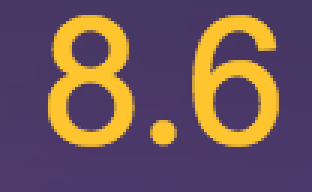
#> input picture opt/WX20180607-172930@2x.png, 104 x 64 px (shown 3 times larger)
$ python webfont.py
#> lines starting #> are read from the running program, lines starting #| are printed output that depends on the picture
### utils/requestshelper.py
# -*- coding: utf-8 -*-

import requests
from settings import PROXIES


class RequestsHelper(object):
    def __init__(self):
        pass

    @classmethod
    def get(cls, url, params=None, **kwargs):
        return requests.get(url, params, proxies=PROXIES, **kwargs)

    @classmethod
    def options(cls, url, **kwargs):
        return requests.options(url, proxies=PROXIES, **kwargs)

    @classmethod
    def head(cls, url, **kwargs):
        return requests.head(url, **kwargs)

    @classmethod
    def post(cls, url, data=None, json=None, **kwargs):
        return requests.post(url, data=data, json=json, proxies=PROXIES, **kwargs)

    @classmethod
    def put(cls, url, data=None, **kwargs):
        return requests.put(url, data=data, proxies=PROXIES, **kwargs)

    @classmethod
    def patch(cls, url, data=None, **kwargs):
        return requests.patch(url, data=data, proxies=PROXIES, **kwargs)

    @classmethod
    def delete(cls, url, **kwargs):
        return requests.delete(url, proxies=PROXIES, **kwargs)

### utils/webfont.py
# -*- coding: utf-8 -*-
import os
from utils.log import logging
from utils.requestshelper import RequestsHelper
from fontTools.ttLib import TTFont
from PIL import Image, ImageEnhance
from pytesseract import *

logger = logging.getLogger(__name__)


class WebFont(object):
    def __init__(self, plat_name):
#> called with plat_name = 'maoyan'
        self.url = 'https://vfile.meituan.net/colorstone/2c8d9a8f5031f26f4e9fe924263e31ce2076.woff'
        self.plat_name = plat_name
        self.font_dict = dict()
        self.manual_dict = {
            'uniF3C5':  8,
            'uniEDEE':  6,
            'uniF38E':  2,
            'uniE824':  3,
            'uniE829':  5,
            'uniE851':  0,
            'uniEBCF':  1,
            'uniEE5A':  9,
            'uniEFFE':  4,
            'uniF35D':  7,
        }
        self.__init_font_map()
#> (the call stopped at in get, `return requests.get(url, params, proxies=PROXIES, **kwargs)`: the network is not available in this run)

    def __init_font_map(self):
        """
        初始化猫眼的字符集模版,只在倒入模块时有构造方法调用一次
        """
        font_file = self.__save_font_file(self.url)
        font = TTFont(font_file)
        glyph_set = font.getGlyphSet()
        glyph_dict = glyph_set._glyphs.glyphs
        for k, v in self.manual_dict.items():
            self.font_dict[glyph_dict[k].data] = v

    def __save_font_file(self, url):
        filename = url.split('/')[-1]
        font_dir = "%s/%s" % (os.path.dirname(__file__), '../opt/fonts')
        # 判断文件是否存在
        if not os.path.exists("%s/%s" % (font_dir, filename)):
            if not os.path.exists(font_dir):
                os.mkdir(font_dir)
            try:
                response = RequestsHelper.get(url)
            except Exception:
                raise Exception()
            with open("%s/%s" % (font_dir, filename), 'wb') as fw:
                fw.write(response.content)
        return "%s/%s" % (font_dir, filename)

    def convert_to_num(self, series, url):
        """
        获取unicode的对应的数字
        :param series: int
        :param url: 字符集文件的地址
        :return: int，series对应数字
        """
        font_file = self.__save_font_file(url)
        font = TTFont(font_file)
        cmap = font.getBestCmap()
        num = cmap.get(series)
        glyph_set = font.getGlyphSet()

        return self.font_dict[glyph_set._glyphs.glyphs[num].data]


class FontManager(object):
    def __init__(self):
        self.fonts = dict()

    def add_font(self, plat_name):
        """
        倒入该模块时调用此方法初始化字符集模版
        :param plat_name: str 'maoyan'/
        """
        if plat_name == 'maoyan':
            self.fonts['maoyan'] = WebFont(plat_name)
        elif plat_name == 'douyin':
            pass
        else:
            raise Exception('平台：%s 暂不支持' % plat_name)

    def get_font(self, plat_name):
#> (the call stopped at in get, `return requests.get(url, params, proxies=PROXIES, **kwargs)`: the network is not available in this run)
        try:
            return self.fonts[plat_name]
        except KeyError:
            raise Exception('请先调用get_font()来添加平台%s的字符集' % plat_name)

    def convert_to_num_ocr(self, fp):
        """
        获取unicode的对应的数字
        :param fp: 图片文件的路径或文件对象(必须byte方式打开)
        :return: 图片对应的数字, 如果不符合数字格式，则返回图片上的文本
        """
        im = Image.open(fp)
#> im is the input picture: PIL image 104x64 RGBA; mean R, G, B, A 110.5, 84.9, 91, 255
        enhancer = ImageEnhance.Contrast(im)
        image_enhancer = enhancer.enhance(4)
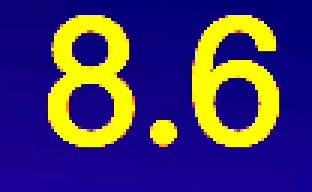
#> image_enhancer: PIL image 104x64 RGBA (shown 3 times larger); mean R, G, B, A 68.8, 55.8, 102.9, 255
        im_orig = image_enhancer.resize((image_enhancer.size[0]*2, image_enhancer.size[1]*2), Image.BILINEAR)
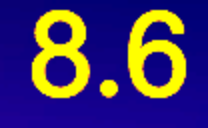
#> im_orig: PIL image 208x128 RGBA; mean R, G, B, A 68.8, 55.8, 103, 255

#> (the run stopped early here; a loop or call above may not have finished)
